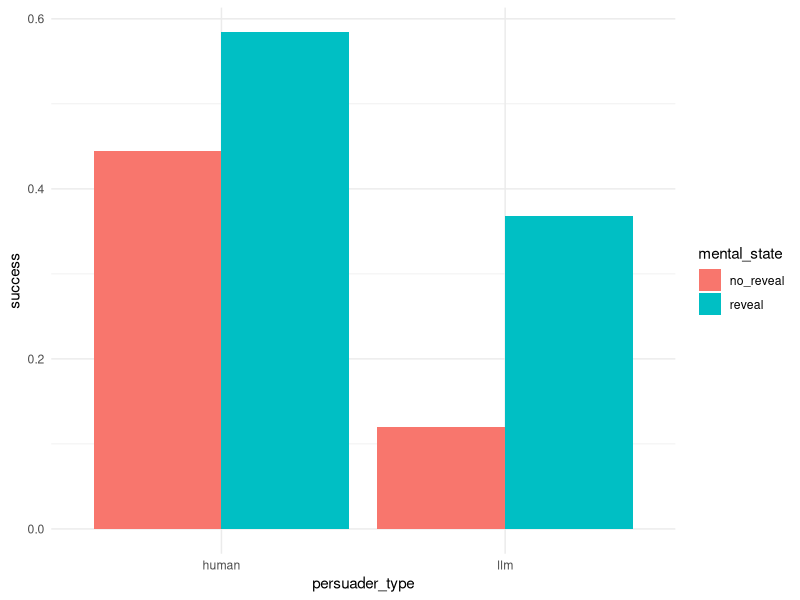

Recreate this plot in R. (Note: a time limit stopped this script after it produced the figure.)
## ---- chunk 1
knitr::opts_chunk$set(echo = TRUE)
library(tidyverse)
set.seed(42)
## ---- chunk 2
simulate_mindgames <- function(
    n_participants = 100,     # Number of human participants
    trials_per_human = 5,     # Number of trials each human participant completes
    
    # Base success rates for different conditions
    base_human_success_rate = 0.4,    # Base success rate for humans
    base_llm_success_rate = 0.1,      # Base success rate for LLMs
    reveal_boost_human = 0.15,        # How much reveal condition improves performance for humans
    reveal_boost_llm = 0.25,          # How much reveal condition improves performance for llms
    
    # Random effects parameters
    participant_sd = 0.5,    # Standard deviation for random participant effects
    trial_sd = 0.1         # Standard deviation for random trial effects
) {
  
  # Just make the number of LLM trials equal the number of human trials
  n_llm_trials = n_participants * trials_per_human

  # Generate random participant effects and assign conditions between participants
  participants <- tibble(
    participant_id = 1:n_participants,
    participant_effect = rnorm(n_participants, 0, participant_sd),
    # Assign mental_state between participants
    mental_state = sample(
      rep(c("reveal", "no_reveal"), length.out = n_participants),
      n_participants
    )
  )
  
  # Generate human data
  human_data <- expand_grid(
    participant_id = 1:n_participants,
    trial_num = 1:trials_per_human
  ) %>%
    # Join participant random effects and condition
    left_join(participants, by = "participant_id") %>%
    # Add trial-level random effects
    group_by(participant_id) %>%
    mutate(
      trial_effect = rnorm(trials_per_human, 0, trial_sd)
    ) %>%
    ungroup() %>%
    # Calculate success probability
    mutate(
      base_prob = base_human_success_rate,
      reveal_effect = if_else(mental_state == "reveal", reveal_boost_human, 0),
      success_prob = plogis(qlogis(base_prob) + 
                              participant_effect + 
                              trial_effect) +
                              reveal_effect,
      # Generate outcomes
      success = rbinom(n(), 1, success_prob),
      persuader_type = "human"
    )
  
  
  # Generate LLM data
  llm_data <- tibble(
    trial_num = 1:n_llm_trials,
    mental_state = rep(c("reveal", "no_reveal"), length.out = n_llm_trials),
    trial_effect = rnorm(n_llm_trials, 0, trial_sd)
  ) %>%
    # Calculate success probability
    mutate(
      base_prob = base_llm_success_rate,
      reveal_effect = if_else(mental_state == "reveal", reveal_boost_llm, 0),
      success_prob = plogis(qlogis(base_prob) + 
                              trial_effect) +
                              reveal_effect,
      # Generate outcomes
      success = rbinom(n(), 1, success_prob),
      persuader_type = "llm",
      participant_id = 0
    )
  
  # Combine and clean datasets
  combined_data <- bind_rows(
    human_data %>% 
      select(persuader_type, mental_state, participant_id, trial_num, success),
    llm_data %>%
      select(persuader_type, mental_state, trial_num, success)
  ) %>%
    mutate(
      persuader_type = as.factor(persuader_type),
      mental_state = as.factor(mental_state)
    )
  
  return(combined_data)
}

## ---- chunk 3

example_data <- simulate_mindgames()
head(example_data)

## ---- chunk 4

summary(example_data)

## ---- chunk 5

example_data %>%
  ggplot(aes(x = persuader_type, y = success, fill = mental_state)) + 
  stat_summary(geom = "bar", fun = "mean", position = position_dodge()) + 
    theme_minimal()


## ---- chunk 6
chance_prob <- 0.1
chance_logodds <- qlogis(chance_prob)

model_data <- example_data %>%
  filter(persuader_type == "human", 
         mental_state == "no_reveal") %>%
  # Add offset column
  mutate(offset_term = chance_logodds)

model <- glm(success ~ offset(offset_term) + 1,
               family = binomial, 
               data = model_data)

summary(model)

## ---- chunk 7

test_h1 <- function(data, chance_prob = 0.1) {  # default to 10% chance success
  # Convert chance probability to log odds for offset
  chance_logodds <- qlogis(chance_prob)
  
  # Filter for human, no_reveal condition
  model_data <- data %>%
    filter(persuader_type == "human", 
           mental_state == "no_reveal") %>%
    # Add offset column
    mutate(offset_term = chance_logodds)
  
  # Mixed effects Model
  # model <- glmer(success ~ offset(offset_term) + 1 + (1|participant_id), 
  #                family = binomial, 
  #                data = model_data)
  
  # Plain logistic regression
  model <- glm(success ~ offset(offset_term) + 1,
                 family = binomial, 
                 data = model_data)

  
  # Extract fixed effect coefficient and p-value
  coef <- summary(model)$coefficients[1, "Estimate"]
  p_value <- summary(model)$coefficients[1, "Pr(>|z|)"]
  
  return(list(
    estimate = plogis(coef + chance_logodds),  # Convert to probability
    p_value = p_value,
    above_chance = coef > 0  # Is performance above chance level?
  ))
}

power_analysis_h1 <- function(
    n_sims = 100,
    true_rates = c(0.15, 0.2, 0.3),
    n_ppts = c(10, 15, 20, 25, 30, 35, 40, 50, 60, 80, 100)
) {
  # Create results grid
  results <- expand_grid(
    true_rate = true_rates,
    n_ppts = n_ppts
  ) %>%
    group_by(true_rate, n_ppts) %>%
    summarise(
      power = mean(replicate(n_sims, {
        data <- simulate_mindgames(
          n_participants = n_ppts,
          base_human_success_rate = true_rate,
          participant_sd = 0.5
        )
        test_h1(data)$p_value < 0.05
      })),
      .groups = 'drop'
    )
  
  # Plot
  ggplot(results, aes(x = n_ppts, y = power, color = factor(true_rate))) +
    geom_line() +
    geom_point() +
    geom_hline(yintercept = 0.8, linetype = "dashed", color = "red") +
    scale_y_continuous(limits = c(0, 1)) +
    labs(x = "Number of Participants",
         y = "Power",
         color = "True Rate") +
    theme_minimal()
}

power_analysis_h1()

## ---- chunk 8

model_data <- example_data %>%
  filter(persuader_type == "human")

model <- glm(success ~ mental_state, 
             family = binomial, 
             data = model_data)

summary(model)

## ---- chunk 9

test_h2 <- function(data) {
  # Filter for human data only
  model_data <- data %>%
    filter(persuader_type == "human")
  
  # Fit model testing reveal effect
  # model <- glmer(success ~ mental_state + (1|participant_id), 
  #                family = binomial, 
  #                data = model_data)

  model <- glm(success ~ mental_state, 
               family = binomial, 
               data = model_data)
  
  # Extract reveal coefficient and p-value
  coef <- summary(model)$coefficients[2, 1]
  p_value <- summary(model)$coefficients["mental_statereveal", "Pr(>|z|)"]
  
  return(list(
    estimate = plogis(coef),  # Convert to probability scale
    p_value = p_value,
    positive_effect = coef > 0
  ))
}

power_analysis_h2 <- function(
    n_sims = 100,
    reveal_effects = c(0.05, 0.1, 0.15, 0.2, 0.3),  # Difference between conditions
    n_ppts = c(10, 15, 20, 25, 30, 35, 40, 50, 60, 80, 100)
) {
  # Create results grid
  results <- expand_grid(
    reveal_effect = reveal_effects,
    n_ppts = n_ppts
  ) %>%
    group_by(reveal_effect, n_ppts) %>%
    summarise(
      power = mean(replicate(n_sims, {
        data <- simulate_mindgames(
          n_participants = n_ppts,
          base_human_success_rate = 0.1,
          reveal_boost_human = reveal_effect
        )
        test_h2(data)$p_value < 0.05
      })),
      .groups = 'drop'
    )
  
  # Plot
  ggplot(results, aes(x = n_ppts, y = power, color = factor(reveal_effect))) +
    geom_line() +
    geom_point() +
    geom_hline(yintercept = 0.8, linetype = "dashed", color = "red") +
    scale_y_continuous(limits = c(0, 1)) +
    labs(x = "Number of Participants",
         y = "Power",
         color = "Reveal Effect") +
    theme_minimal()
}

power_analysis_h2()

## ---- chunk 10

model <- glm(success ~ mental_state * persuader_type, 
             family = binomial, 
             data = example_data)

summary(model)

## ---- chunk 11


test_h6 <- function(data) {
  # Filter for human data only
  model_data <- data
  
  # Fit model testing reveal effect
  # model <- glmer(success ~ mental_state + (1|participant_id), 
  #                family = binomial, 
  #                data = model_data)
  model <- glm(success ~ mental_state * persuader_type, 
               family = binomial, 
               data = model_data)
  
  # Extract reveal coefficient and p-value
  coef <- summary(model)$coefficients[4, 1]
  p_value <- summary(model)$coefficients[4, "Pr(>|z|)"]
  
  return(list(
    estimate = plogis(coef),  # Convert to probability scale
    p_value = p_value,
    positive_effect = coef > 0
  ))
}

power_analysis_h6 <- function(
    n_sims = 100,
    base_human_success_rate = 0.4,
    base_llm_success_rate = 0.1,
    reveal_boost_human = 0.1,
    reveal_boost_llm = c(0.15, 0.2, 0.25, 0.3),
    n_ppts = c(10, 20, 30, 40, 45, 50, 55, 60, 80, 100)
) {
  # Create results grid
  results <- expand_grid(
    reveal_boost_llm = reveal_boost_llm,
    n_ppts = n_ppts
  ) %>%
    group_by(reveal_boost_llm, n_ppts) %>%
    summarise(
      power = mean(replicate(n_sims, {
        data <- simulate_mindgames(
          n_participants = n_ppts,
          base_llm_success_rate = base_llm_success_rate,
          base_human_success_rate = base_human_success_rate,
          reveal_boost_llm = reveal_boost_llm,
          reveal_boost_human = reveal_boost_human
        )
        test_h6(data)$p_value < 0.05
      })),
      .groups = 'drop'
    )
  
  results <- results %>%
    mutate(
      llm_reveal_ixn = reveal_boost_llm - reveal_boost_human
    )
  # Plot
  ggplot(results, aes(x = n_ppts, y = power, color = factor(llm_reveal_ixn))) +
    geom_line() +
    geom_point() +
    geom_hline(yintercept = 0.8, linetype = "dashed", color = "red") +
    scale_y_continuous(limits = c(0, 1)) +
    labs(x = "Number of Participants",
         y = "Power",
         color = "Human:Reveal Interaction Effect") +
    theme_minimal()
}

power_analysis_h6()
